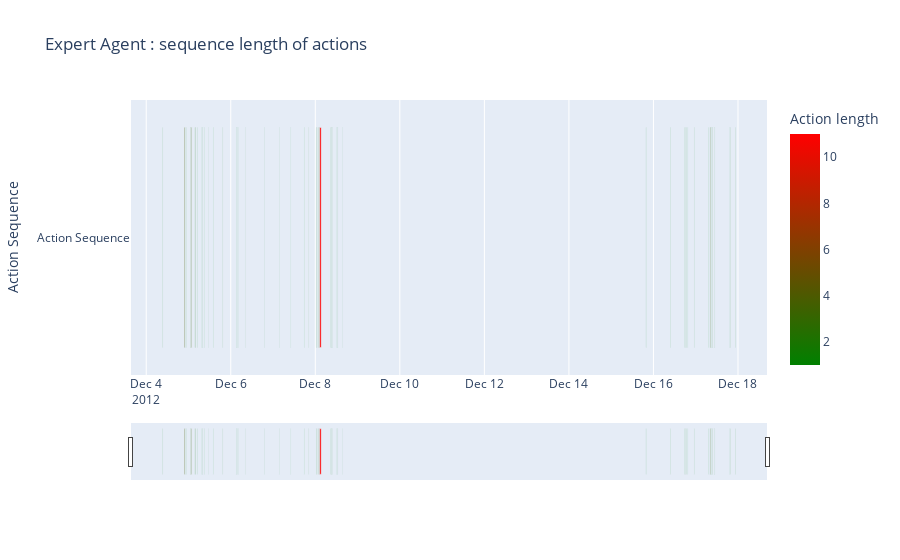

Source (notebook cell):
### Code cell
fig.show()

### Figure 1 — Plotly figure (JSON) as saved in the notebook; plotly's stock layout.template omitted (floating-point values rounded to 4 significant figures)
{"data": [{"alignmentgroup": "True", "base": ["2012-12-17 22:20:00", "2012-12-17 19:30:00", "2012-12-17 19:10:00", "2012-12-17 10:50:00", "2012-12-17 10:35:00", "2012-12-17 09:40:00", "2012-12-17 09:15:00", "2012-12-17 09:05:00", "2012-12-17 08:55:00", "2012-12-17 08:15:00", "2012-12-17 08:05:00", "2012-12-17 07:25:00", "2012-12-16 23:05:00", "2012-12-16 19:25:00", "2012-12-16 18:30:00", "2012-12-16 17:55:00", "2012-12-16 17:45:00", "2012-12-16 09:25:00", "2012-12-15 19:45:00", "2012-12-08 15:25:00", "2012-12-08 12:40:00", "2012-12-08 12:30:00", "2012-12-08 12:00:00", "2012-12-08 09:35:00", "2012-12-08 09:25:00", "2012-12-08 09:10:00", "2012-12-08 09:00:00", "2012-12-08 08:45:00", "2012-12-08 02:25:00", "2012-12-08 02:00:00", "2012-12-08 01:30:00", "2012-12-08 00:35:00", "2012-12-07 20:10:00", "2012-12-07 17:40:00", "2012-12-07 09:55:00", "2012-12-07 03:35:00", "2012-12-06 19:00:00", "2012-12-06 08:20:00", "2012-12-06 04:20:00", "2012-12-06 03:40:00", "2012-12-06 03:20:00", "2012-12-06 03:10:00", "2012-12-05 19:25:00", "2012-12-05 14:00:00", "2012-12-05 11:20:00", "2012-12-05 08:55:00", "2012-12-05 08:10:00", "2012-12-05 07:50:00", "2012-12-05 07:20:00", "2012-12-05 04:50:00", "2012-12-05 04:05:00", "2012-12-05 03:40:00", "2012-12-05 01:55:00", "2012-12-05 01:15:00", "2012-12-05 01:00:00", "2012-12-04 22:35:00", "2012-12-04 22:25:00", "2012-12-04 21:35:00", "2012-12-04 09:25:00"], "hovertemplate": "Start=%{base}<br>Finish=%{x}<br>Action Sequence=%{y}<br>Action length=%{marker.color}<extra></extra>", "legendgroup": "", "marker": {"color": [1, 1, 1, 1, 1, 1, 1, 1, 1, 4, 1, 1, 1, 1, 1, 1, 1, 1, 1, 1, 1, 1, 1, 1, 1, 1, 1, 1, 11, 2, 1, 2, 1, 1, 1, 1, 1, 1, 1, 1, 1, 1, 1, 1, 1, 1, 1, 1, 1, 1, 1, 2, 1, 4, 1, 1, 1, 4, 1], "coloraxis": "coloraxis"}, "name": "", "offsetgroup": "", "orientation": "h", "showlegend": false, "textposition": "auto", "x": [300000.0, 300000.0, 300000.0, 300000.0, 300000.0, 300000.0, 300000.0, 300000.0, 300000.0, 1200000.0, 300000.0, 300000.0, 300000.0, 300000.0, 300000.0, 300000.0, 300000.0, 300000.0, 300000.0, 300000.0, 300000.0, 300000.0, 300000.0, 300000.0, 300000.0, 300000.0, 300000.0, 300000.0, 3300000.0, 600000.0, 300000.0, 600000.0, 300000.0, 300000.0, 300000.0, 300000.0, 300000.0, 300000.0, 300000.0, 300000.0, 300000.0, 300000.0, 300000.0, 300000.0, 300000.0, 300000.0, 300000.0, 300000.0, 300000.0, 300000.0, 300000.0, 600000.0, 300000.0, 1200000.0, 300000.0, 300000.0, 300000.0, 1200000.0, 300000.0], "xaxis": "x", "y": ["Action Sequence", "Action Sequence", "Action Sequence", "Action Sequence", "Action Sequence", "Action Sequence", "Action Sequence", "Action Sequence", "Action Sequence", "Action Sequence", "Action Sequence", "Action Sequence", "Action Sequence", "Action Sequence", "Action Sequence", "Action Sequence", "Action Sequence", "Action Sequence", "Action Sequence", "Action Sequence", "Action Sequence", "Action Sequence", "Action Sequence", "Action Sequence", "Action Sequence", "Action Sequence", "Action Sequence", "Action Sequence", "Action Sequence", "Action Sequence", "Action Sequence", "Action Sequence", "Action Sequence", "Action Sequence", "Action Sequence", "Action Sequence", "Action Sequence", "Action Sequence", "Action Sequence", "Action Sequence", "Action Sequence", "Action Sequence", "Action Sequence", "Action Sequence", "Action Sequence", "Action Sequence", "Action Sequence", "Action Sequence", "Action Sequence", "Action Sequence", "Action Sequence", "Action Sequence", "Action Sequence", "Action Sequence", "Action Sequence", "Action Sequence", "Action Sequence", "Action Sequence", "Action Sequence"], "yaxis": "y", "type": "bar"}], "layout": {"xaxis": {"anchor": "y", "domain": [0.0, 1.0], "type": "date", "rangeslider": {"visible": true}}, "yaxis": {"anchor": "x", "domain": [0.0, 1.0], "title": {"text": "Action Sequence"}}, "coloraxis": {"colorbar": {"title": {"text": "Action length"}}, "colorscale": [[0.0, "green"], [1.0, "red"]]}, "legend": {"tracegroupgap": 0}, "title": {"text": "Expert Agent : sequence length of actions"}, "barmode": "overlay"}}
